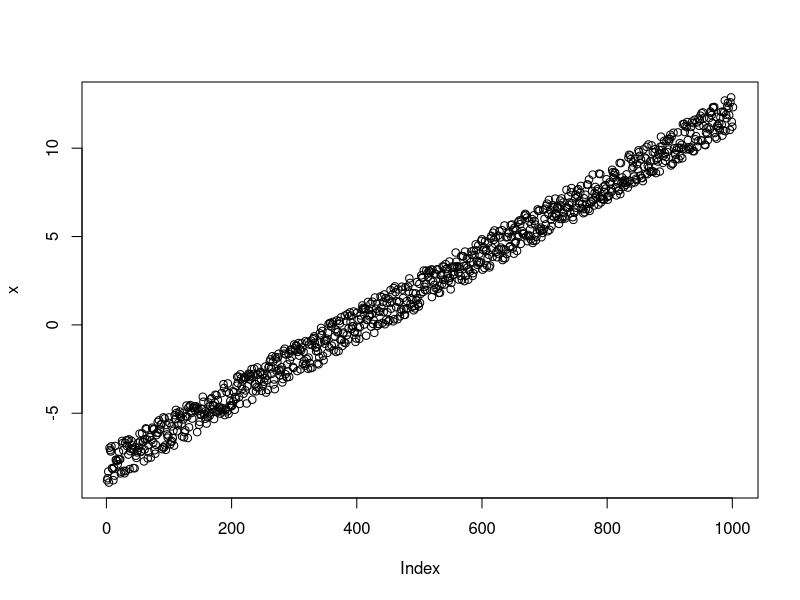
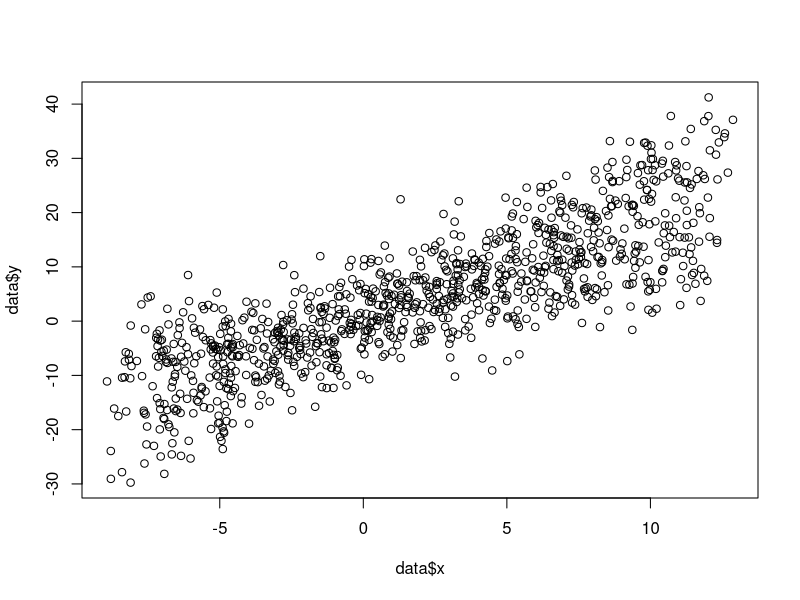
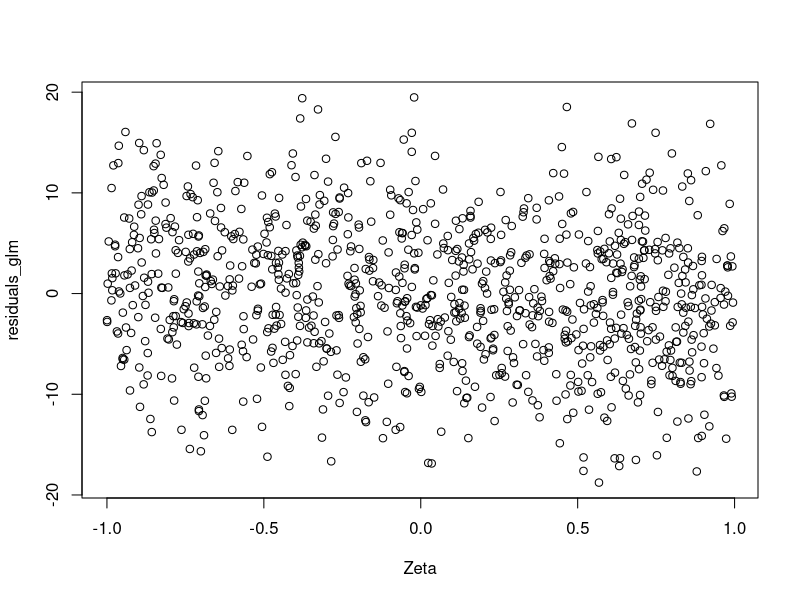
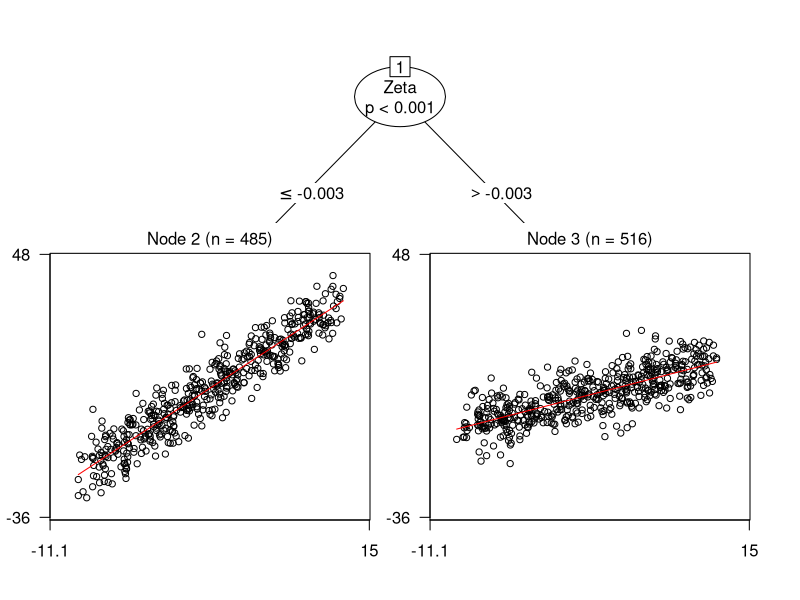

These charts were generated, in order, by the following R code:
#Simulation
x<-seq(-10,10,0.02)+runif(1001,1,3)
plot(x)
Zeta<-runif(1001,-1,1)
y<-1:1001
a<-1
b<-1
a_1<-0.5
b_1<-2.5
data<-data.frame(x,Zeta,y)
for(i in 1:1001){
  ifelse(data$Zeta[i]>=0,data$y[i] <- a + b*data$x[i]+rnorm(1,0,5), data$y[i]  <- a_1 + b_1*data$x[i]+rnorm(1,0,5))
}
plot(data$x,data$y)
#GLM without mob 
glm1<-glm(y~x, data = data)
res_1<-mean(residuals(glm1)^2)
dev_1<-deviance(glm1)
log_1<-logLik(glm1)
AIC_1<-AIC(glm1)
residuals_glm<-residuals(glm1)
plot(Zeta,residuals_glm) #the algorithm achieves that, with little correlation, it partition the set correctly
#loading Rcommander you can see a better representation of the residuals against the Zeta variable 
#With mob
library(party)
ctrl <- mob_control(alpha = 0.05, bonferroni = TRUE, minsplit = 10, trim = 0.1,
                    breakties = FALSE, parm = NULL, verbose = TRUE, objfun = deviance)
mob_s_2<-mob(y~x|Zeta, control = ctrl, data = data, model = linearModel)
plot(mob_s_2)
# We can see how the algorithm has partitioned the set, practically from the Real point of Zeta.
res_2<-mean(residuals(mob_s_2)^2)
dev_2<-deviance(mob_s_2)
log_2<-logLik(mob_s_2)
AIC_2<-AIC(mob_s_2)
MOB<- c("Model without mob","Model with mob")
Residuals<- c(res_1,res_2)
Deviance<-c(dev_1,dev_2)
LogLik <- c(log_1,log_2)
AIC<- c(AIC_1,AIC_2)
Results2 <- data.frame(MOB, Residuals,Deviance, LogLik, AIC)
print(Results2)
